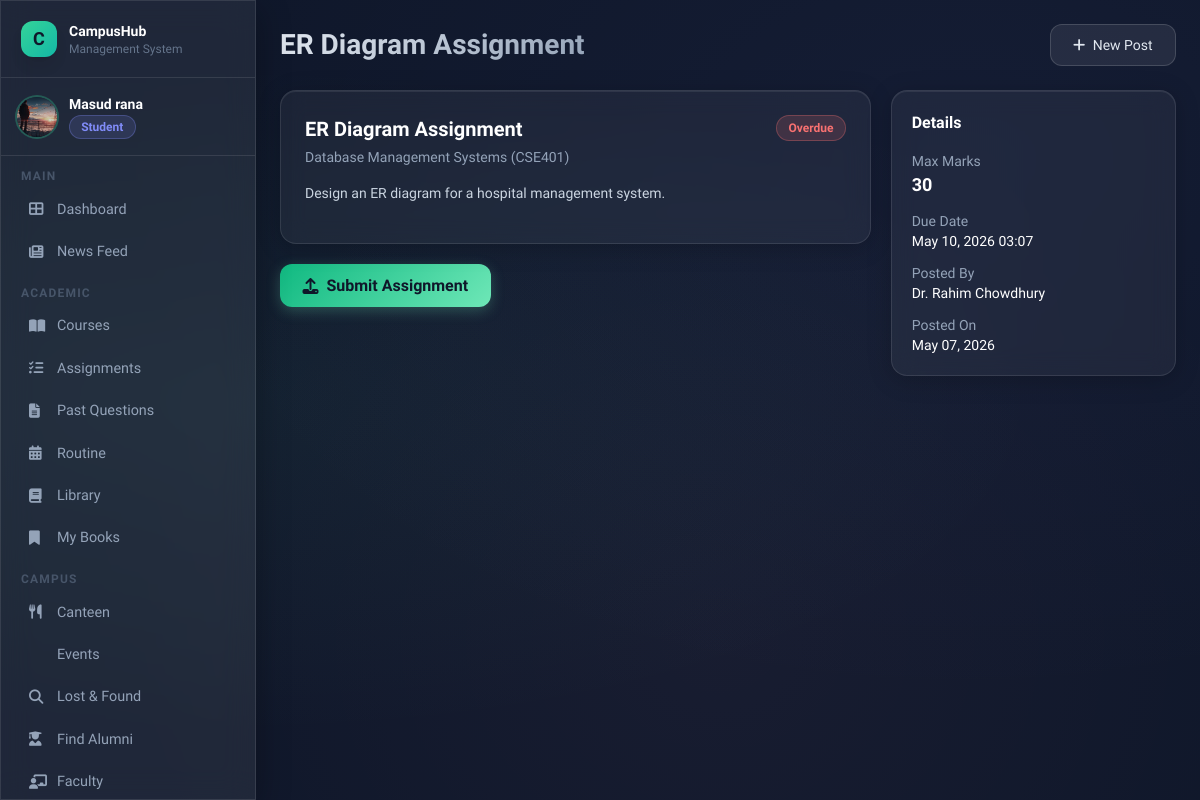
The app's page /academic/assignments/2/ (signed in) with its own data.
### users/models.py (models this page shows, shortened)
class User(AbstractUser):
    ROLE_CHOICES = [
        ('admin', 'Admin'),
        ('teacher', 'Teacher'),
        ('student', 'Student'),
        ('alumni', 'Alumni'),
    ]
    email = models.EmailField(unique=True)
    phone = models.CharField(max_length=20, blank=True)
    role = models.CharField(max_length=20, choices=ROLE_CHOICES, default='student')
    profile_picture = models.ImageField(upload_to='profile_pics/', blank=True, null=True)
    USERNAME_FIELD = 'email'
    REQUIRED_FIELDS = ['username']
    def is_student(self): return self.role == 'student'
    def is_teacher(self): return self.role == 'teacher'
    def is_alumni(self): return self.role == 'alumni'
    def is_admin_role(self): return self.role == 'admin'

### academic/models.py (models this page shows, shortened)
class Assignment(models.Model):
    title = models.CharField(max_length=200)
    description = models.TextField()
    course = models.ForeignKey(Course, on_delete=models.CASCADE, related_name='assignments')
    uploaded_by = models.ForeignKey(settings.AUTH_USER_MODEL, on_delete=models.CASCADE,
                                     limit_choices_to={'role': 'teacher'}, related_name='uploaded_assignments')
    upload_date = models.DateTimeField(auto_now_add=True)
    due_date = models.DateTimeField()
    file = models.FileField(upload_to='assignments/', blank=True, null=True)
    max_marks = models.IntegerField(default=100)
    def is_overdue(self):
        return timezone.now() > self.due_date

class Course(models.Model):
    course_id = models.CharField(max_length=20, unique=True)
    course_name = models.CharField(max_length=200)
    department = models.ForeignKey(Department, on_delete=models.CASCADE, related_name='courses')
    teacher = models.ForeignKey(settings.AUTH_USER_MODEL, on_delete=models.SET_NULL, null=True,
                                 limit_choices_to={'role': 'teacher'}, related_name='courses_taught')
    students = models.ManyToManyField(settings.AUTH_USER_MODEL, blank=True,
                                       limit_choices_to={'role': 'student'}, related_name='enrolled_courses')
    description = models.TextField(blank=True)
    credit_hours = models.DecimalField(max_digits=3, decimal_places=1, default=3.0)

### academic/views.py (the view)
    def wrapper(request, *args, **kwargs):
        if request.user.is_authenticated and request.user.is_alumni():
            messages.error(request, "Alumni do not have access to this section.")
            return redirect('dashboard')
        return view_func(request, *args, **kwargs)

### academic/views.py (called while the page is built)
def alumni_restricted(view_func):
    def wrapper(request, *args, **kwargs):
        if request.user.is_authenticated and request.user.is_alumni():
            messages.error(request, "Alumni do not have access to this section.")
            return redirect('dashboard')
        return view_func(request, *args, **kwargs)
    wrapper.__name__ = view_func.__name__
    return wrapper

@login_required
@alumni_restricted
def assignment_detail(request, pk):
    assignment = get_object_or_404(Assignment, pk=pk)
    submission = None
    if request.user.is_student():
        submission = AssignmentSubmission.objects.filter(
            assignment=assignment, student=request.user
        ).first()
    all_submissions = None
    if request.user.is_teacher() and assignment.uploaded_by == request.user:
        all_submissions = assignment.submissions.select_related('student').all()
    elif request.user.is_admin_role():
        all_submissions = assignment.submissions.select_related('student').all()
    return render(request, 'academic/assignment_detail.html', {
        'assignment': assignment, 'submission': submission, 'all_submissions': all_submissions
    })

### templates/academic/assignment_detail.html (shortened to what this page needs)
{% extends 'base.html' %}
{% block page_title %}{{ assignment.title }}{% endblock %}
{% block content %}
<div class="grid grid-cols-3 gap-5">
  <div class="col-span-2 space-y-5">
    <div class="glass-card p-6">
      <div class="flex items-start justify-between mb-4">
        <div>
          <h2 class="text-xl font-bold text-white mb-1">{{ assignment.title }}</h2>
          <div class="text-sm text-slate-400">{{ assignment.course.course_name }} ({{ assignment.course.course_id }})</div>
        </div>
        {% if assignment.is_overdue %}<span class="badge badge-red">Overdue</span>{% else %}<span class="badge badge-yellow">Active</span>{% endif %}
      </div>
      <p class="text-slate-300 text-sm mb-4">{{ assignment.description }}</p>
    </div>
    {% if user.is_student and not submission %}
    <a href="{% url 'submit_assignment' assignment.pk %}" class="btn-primary inline-flex items-center gap-2"><i class="fas fa-upload"></i>Submit Assignment</a>
    {% endif %}
  </div>
  <div class="glass-card p-5 h-fit">
    <h3 class="font-bold text-white mb-4">Details</h3>
    <div class="space-y-3 text-sm">
      <div><span class="text-slate-400">Max Marks</span><div class="text-white font-bold text-lg">{{ assignment.max_marks }}</div></div>
      <div><span class="text-slate-400">Due Date</span><div class="text-white">{{ assignment.due_date|date:"M d, Y H:i" }}</div></div>
      <div><span class="text-slate-400">Posted By</span><div class="text-white">{{ assignment.uploaded_by.get_full_name }}</div></div>
      <div><span class="text-slate-400">Posted On</span><div class="text-white">{{ assignment.upload_date|date:"M d, Y" }}</div></div>
    </div>
  </div>
</div>
{% endblock %}

### templates/base.html (shortened to what this page needs)
<!DOCTYPE html>
<html lang="en">
<head>
<script src="https://cdn.tailwindcss.com"></script>
<link rel="stylesheet" href="https://cdnjs.cloudflare.com/ajax/libs/font-awesome/6.4.0/css/all.min.css">
</head>
<body>
<div class="mesh-bg"></div>
{% if user.is_authenticated %}
<div class="flex min-h-screen">
  <aside class="w-64 flex-shrink-0 glass border-r border-white/10 flex flex-col fixed h-full z-20 overflow-y-auto scrollbar-thin">
    <div class="p-5 border-b border-white/10">
      <div class="flex items-center gap-3">
        <div class="w-9 h-9 rounded-xl bg-gradient-to-br from-emerald-400 to-teal-500 flex items-center justify-center text-slate-900 font-bold text-lg shadow-lg">C</div>
        <div>
          <div class="font-bold text-white text-sm">CampusHub</div>
          <div class="text-xs text-slate-500">Management System</div>
        </div>
      </div>
    </div>
    <div class="p-4 border-b border-white/10">
      <div class="flex items-center gap-3">
        {% if user.profile_picture %}
          <img src="{{ user.profile_picture.url }}" class="w-10 h-10 rounded-full object-cover ring-2 ring-emerald-400/30">
        {% else %}
          <div class="w-10 h-10 rounded-full bg-gradient-to-br from-indigo-500 to-purple-500 flex items-center justify-center text-white font-bold text-sm">
            {{ user.first_name|first|upper }}{{ user.last_name|first|upper }}
          </div>
        {% endif %}
        <div class="overflow-hidden">
          <div class="font-semibold text-sm text-white truncate">{{ user.get_full_name|default:user.username }}</div>
          <span class="badge {% if user.role == 'student' %}badge-blue{% elif user.role == 'teacher' %}badge-green{% elif user.role == 'alumni' %}badge-pink{% else %}badge-yellow{% endif %} text-xs">{{ user.role|title }}</span>
        </div>
      </div>
    </div>
    <nav class="p-3 flex-1">
      <div class="mb-2">
        <p class="text-xs text-slate-600 uppercase tracking-widest px-2 mb-1 font-semibold">Main</p>
        <a href="{% url 'dashboard' %}" class="sidebar-link {% if request.resolver_match.url_name == 'dashboard' %}active{% endif %}">
          <i class="fas fa-th-large w-4"></i> Dashboard
        </a>
        <a href="{% url 'post_list' %}" class="sidebar-link {% if 'post' in request.resolver_match.url_name %}active{% endif %}">
          <i class="fas fa-newspaper w-4"></i> News Feed
        </a>
      </div>
      {% if not user.is_alumni %}
      <div class="mb-2">
        <p class="text-xs text-slate-600 uppercase tracking-widest px-2 mb-1 mt-3 font-semibold">Academic</p>
        <a href="{% url 'course_list' %}" class="sidebar-link">
          <i class="fas fa-book-open w-4"></i> Courses
        </a>
        <a href="{% url 'assignment_list' %}" class="sidebar-link">
          <i class="fas fa-tasks w-4"></i> Assignments
        </a>
        <a href="{% url 'previous_questions' %}" class="sidebar-link">
          <i class="fas fa-file-alt w-4"></i> Past Questions
        </a>
        <a href="{% url 'routine' %}" class="sidebar-link">
          <i class="fas fa-calendar-alt w-4"></i> Routine
        </a>
        <a href="{% url 'book_list' %}" class="sidebar-link">
          <i class="fas fa-book w-4"></i> Library
        </a>
        <a href="{% url 'my_books' %}" class="sidebar-link">
          <i class="fas fa-bookmark w-4"></i> My Books
        </a>
      </div>
      {% endif %}
      <div class="mb-2">
        <p class="text-xs text-slate-600 uppercase tracking-widest px-2 mb-1 mt-3 font-semibold">Campus</p>
        <a href="{% url 'canteen_menu' %}" class="sidebar-link">
          <i class="fas fa-utensils w-4"></i> Canteen
        </a>
        <a href="{% url 'event_list' %}" class="sidebar-link">
           Events
        </a>
        <a href="{% url 'lost_found' %}" class="sidebar-link">
          <i class="fas fa-search w-4"></i> Lost & Found
        </a>
        {% if user.is_student %}
        <a href="{% url 'alumni_list' %}" class="sidebar-link">
          <i class="fas fa-user-graduate w-4"></i> Find Alumni
        </a>
        {% endif %}
        <a href="{% url 'faculty_list' %}" class="sidebar-link">
          <i class="fas fa-chalkboard-teacher w-4"></i> Faculty
        </a>
      </div>
    </nav>
  </aside>
  <main class="flex-1 ml-64 p-6 min-h-screen">
    <header class="flex items-center justify-between mb-6">
      <div>
        {% block page_header %}<h1 class="page-title">{% block page_title %}Dashboard{% endblock %}</h1>{% endblock %}
      </div>
      <div class="flex items-center gap-3">
        <a href="{% url 'create_post' %}" class="btn-secondary text-sm"><i class="fas fa-plus mr-1"></i> New Post</a>
      </div>
    </header>
    {% block content %}{% endblock %}
  </main>
</div>
{% else %}
{% block auth_content %}{% endblock %}
{% endif %}
</body>
</html>

### templates/base.html (style rules this page uses)
:root { --glass: rgba(255,255,255,0.07); --glass-border: rgba(255,255,255,0.12); --accent: #6ee7b7; --accent2: #818cf8; --accent3: #f9a8d4; }
* { font-family: 'Sora', sans-serif; }
body { background: #0f172a; color: #e2e8f0; min-height: 100vh; }
.glass { background: var(--glass); backdrop-filter: blur(16px); -webkit-backdrop-filter: blur(16px); border: 1px solid var(--glass-border); box-shadow: 0 8px 32px rgba(0,0,0,0.3); }
.glass-card { background: rgba(255,255,255,0.05); backdrop-filter: blur(12px); border: 1px solid rgba(255,255,255,0.1); border-radius: 1rem; box-shadow: 0 4px 24px rgba(0,0,0,0.2), inset 0 1px 0 rgba(255,255,255,0.08); transition: transform 0.2s ease, box-shadow 0.2s ease; }
.btn-primary { background: linear-gradient(135deg, #10b981, #6ee7b7); color: #0f172a; font-weight: 600; padding: 0.6rem 1.4rem; border-radius: 0.75rem; transition: all 0.2s; box-shadow: 0 4px 14px rgba(110,231,183,0.25); border: none; cursor: pointer; display: inline-block; text-decoration: none; }
.btn-secondary { background: rgba(255,255,255,0.08); border: 1px solid rgba(255,255,255,0.15); color: #e2e8f0; font-weight: 500; padding: 0.6rem 1.4rem; border-radius: 0.75rem; transition: all 0.2s; cursor: pointer; display: inline-block; text-decoration: none; }
.badge { display: inline-flex; align-items: center; gap: 0.3rem; padding: 0.2rem 0.7rem; border-radius: 9999px; font-size: 0.75rem; font-weight: 600; }
.badge-blue { background: rgba(129,140,248,0.15); color: #818cf8; border: 1px solid rgba(129,140,248,0.3); }
.badge-red { background: rgba(248,113,113,0.15); color: #f87171; border: 1px solid rgba(248,113,113,0.3); }
.sidebar-link { display: flex; align-items: center; gap: 0.75rem; padding: 0.65rem 1rem; border-radius: 0.75rem; color: #94a3b8; font-size: 0.9rem; font-weight: 500; transition: all 0.2s; text-decoration: none; }
.page-title { font-size: 1.75rem; font-weight: 700; background: linear-gradient(135deg, #e2e8f0, #94a3b8); -webkit-background-clip: text; -webkit-text-fill-color: transparent; }
.mesh-bg { position: fixed; inset: 0; z-index: -1; background: radial-gradient(ellipse at 20% 50%, rgba(110,231,183,0.05) 0%, transparent 60%), radial-gradient(ellipse at 80% 20%, rgba(129,140,248,0.05) 0%, transparent 60%), radial-gradient(ellipse at 60% 80%, rgba(249,168,212,0.04) 0%, transparent 60%), #0f172a; }

### records on screen
User: profile_picture (picture), get_full_name "Masud rana", role "Student"
Assignment: title "ER Diagram Assignment", course.course_name "Database Management Systems", course.course_id "CSE401", description "Design an ER diagram for a hospital management system.", max_marks "30", due_date "May 10, 2026 03:07", uploaded_by.get_full_name "Dr. Rahim Chowdhury", upload_date "May 07, 2026"
